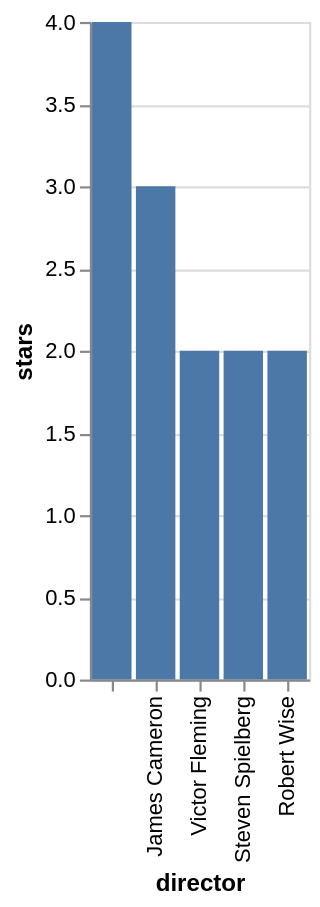

Describe this chart as a Vega-Lite specification.
### Vega-Lite specification from a JSON file in a GitHub repository (floating-point values rounded to 4 significant figures)
{"data": {"values": [{"x_data": "", "y_data": 4}, {"x_data": "James Cameron", "y_data": 3}, {"x_data": "Victor Fleming", "y_data": 2}, {"x_data": "Steven Spielberg", "y_data": 2}, {"x_data": "Robert Wise", "y_data": 2}]}, "mark": "bar", "encoding": {"x": {"field": "x_data", "type": "nominal", "title": "director", "sort": {"op": "sum", "field": "y_data", "order": "descending"}}, "y": {"field": "y_data", "type": "quantitative", "title": "stars"}}}
